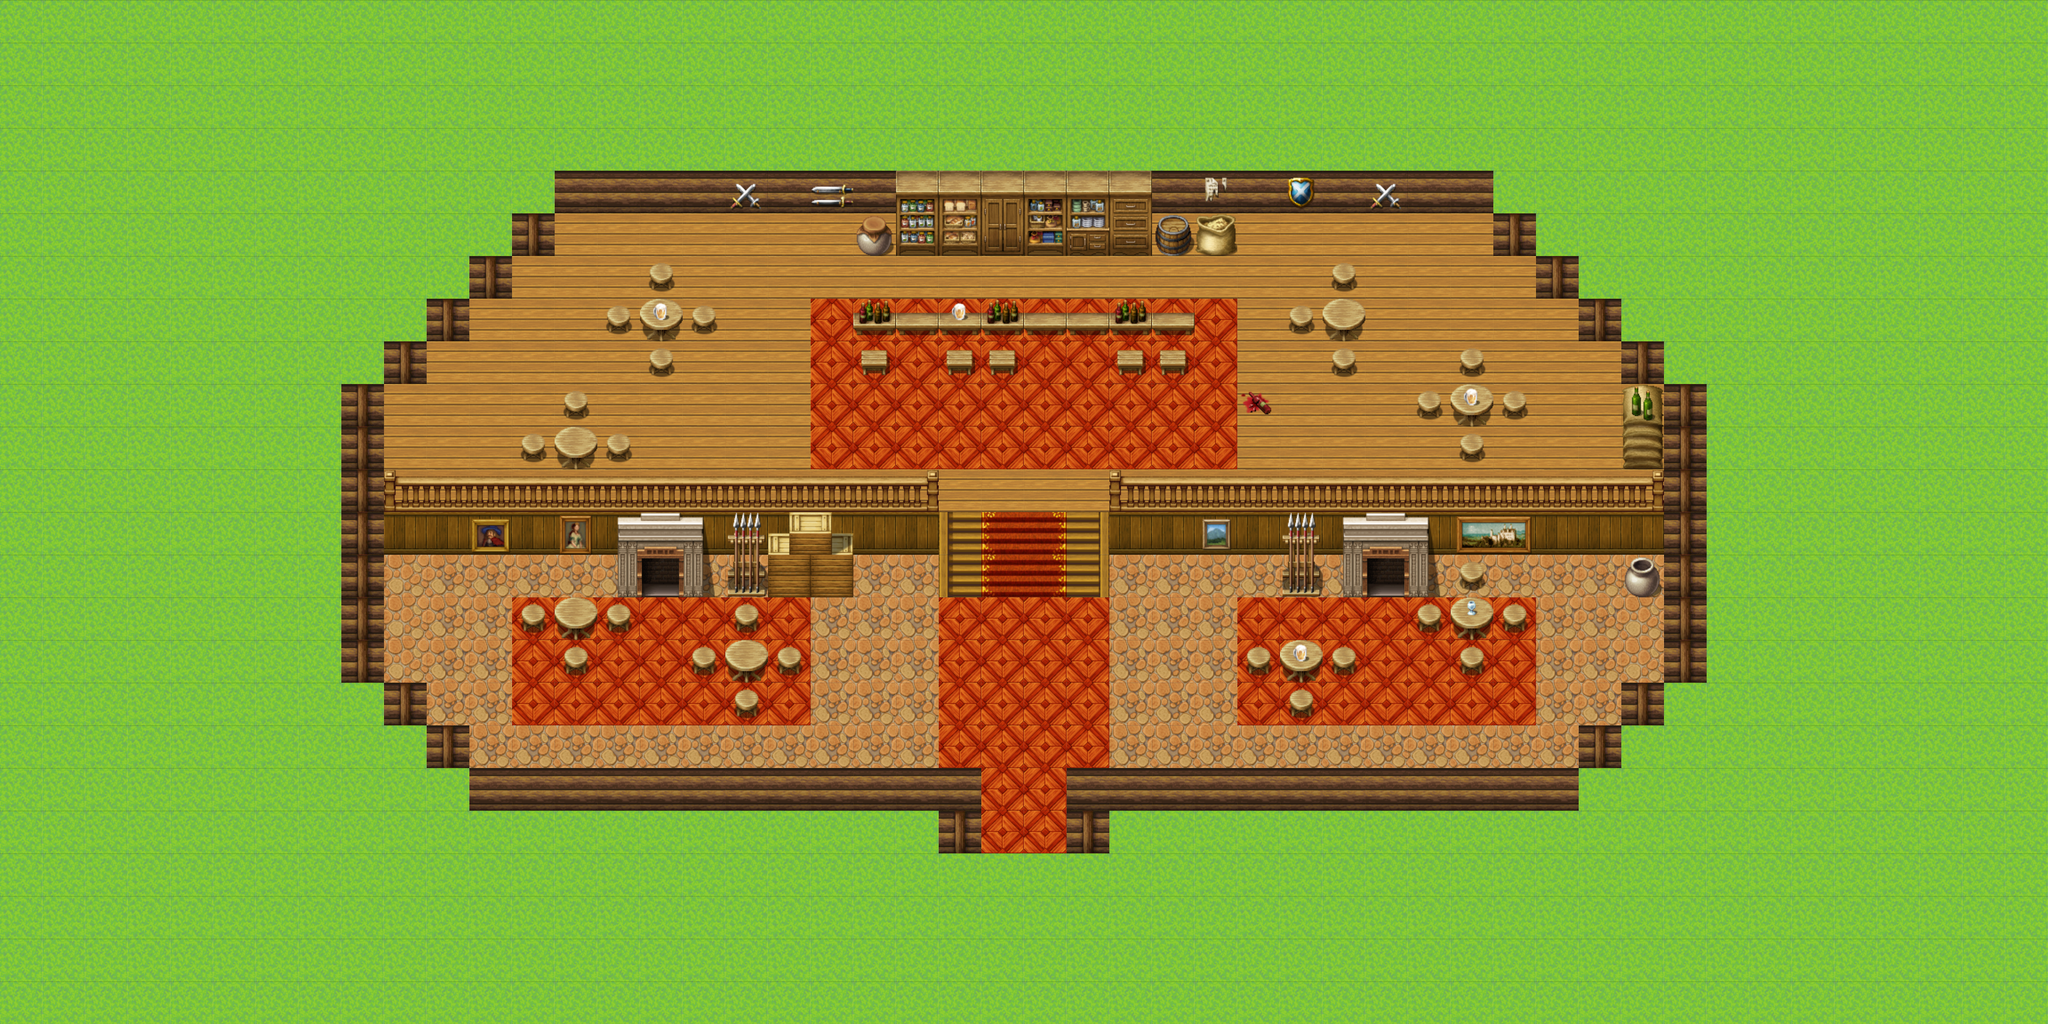

Below is a game level as drawn by its tile map, then a one-line description and the .tmx that defines it (tile-layer data replaced by summaries):
An orthogonal 48x24 tile map with 64x64 px tiles, 4 tile layers (Background, Floor, Objects, Details), 1 hidden layer not drawn, 4 tilesets.

<map version="1.8" tiledversion="1.8.2" orientation="orthogonal" renderorder="right-down" width="48" height="24" tilewidth="64" tileheight="64" infinite="0" nextlayerid="6" nextobjectid="1">
 <editorsettings>
  <export target="tavern_0.csv" format="csv" />
 </editorsettings>
 <tileset firstgid="1" source="../Tiled/Inside_A5_.tsx" />
 <tileset firstgid="129" source="../Tiled/Outside_A5.tsx" />
 <tileset firstgid="257" source="../Tiled/Inside_B.tsx" />
 <tileset firstgid="513" source="../Tiled/Inside_C.tsx" />
 <layer id="1" name="Background" width="48" height="24" locked="1">
  <data>[1152 cells, 1152 non-empty, 12 distinct tile ids]</data>
 </layer>
 <layer id="5" name="Floor" width="48" height="24" locked="1">
  <data>[1152 cells, 1 non-empty, 1 distinct tile ids]</data>
 </layer>
 <layer id="2" name="BackgroundBlocks" width="48" height="24" visible="0" locked="1">
  <data>[1152 cells, 102 non-empty, 1 distinct tile ids]</data>
 </layer>
 <layer id="3" name="Objects" width="48" height="24">
  <data>[1152 cells, 93 non-empty, 42 distinct tile ids]</data>
 </layer>
 <layer id="4" name="Details" width="48" height="24" locked="1">
  <data>[1152 cells, 36 non-empty, 8 distinct tile ids]</data>
 </layer>
</map>